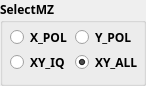
    <widget class="QGroupBox" name="groupBox_Select_Locking_MZ">
     <property name="geometry">
      <rect>
       <x>105</x>
       <y>275</y>
       <width>146</width>
       <height>86</height>
      </rect>
     </property>
     <property name="font">
      <font>
       <family>微软雅黑</family>
       <weight>75</weight>
       <bold>true</bold>
      </font>
     </property>
     <property name="styleSheet">
      <string notr="true">

#groupBox_Select_Locking_MZ
{
	border: 1px solid orange;

    margin-top:4ex;
	border-radius:5px;

}
#groupBox_Select_Locking_MZ::title
{
	subcontrol-origin:margin;
	color:blue;
	left:10px;
	margin-top:1.3ex;
}
</string>
     </property>
     <property name="title">
      <string>SelectMZ</string>
     </property>
     <widget class="QRadioButton" name="Lock_X_POL">
      <property name="geometry">
       <rect>
        <x>10</x>
        <y>25</y>
        <width>66</width>
        <height>25</height>
       </rect>
      </property>
      <property name="font">
       <font>
        <family>微软雅黑</family>
        <pointsize>9</pointsize>
        <weight>75</weight>
        <bold>true</bold>
       </font>
      </property>
      <property name="text">
       <string>X_POL</string>
      </property>
      <property name="checked">
       <bool>false</bool>
      </property>
     </widget>
     <widget class="QRadioButton" name="Lock_Y_POL">
      <property name="geometry">
       <rect>
        <x>75</x>
        <y>25</y>
        <width>66</width>
        <height>25</height>
       </rect>
      </property>
      <property name="font">
       <font>
        <family>微软雅黑</family>
        <pointsize>9</pointsize>
        <weight>75</weight>
        <bold>true</bold>
       </font>
      </property>
      <property name="text">
       <string>Y_POL</string>
      </property>
     </widget>
     <widget class="QRadioButton" name="Lock_XY_ALL">
      <property name="geometry">
       <rect>
        <x>75</x>
        <y>50</y>
        <width>71</width>
        <height>25</height>
       </rect>
      </property>
      <property name="font">
       <font>
        <family>微软雅黑</family>
        <pointsize>9</pointsize>
        <weight>75</weight>
        <bold>true</bold>
       </font>
      </property>
      <property name="text">
       <string>XY_ALL</string>
      </property>
      <property name="checked">
       <bool>true</bool>
      </property>
     </widget>
     <widget class="QRadioButton" name="Lock_XY_IQ">
      <property name="geometry">
       <rect>
        <x>10</x>
        <y>50</y>
        <width>56</width>
        <height>25</height>
       </rect>
      </property>
      <property name="font">
       <font>
        <family>微软雅黑</family>
        <pointsize>9</pointsize>
        <weight>75</weight>
        <bold>true</bold>
       </font>
      </property>
      <property name="text">
       <string>XY_IQ</string>
      </property>
     </widget>
    </widget>
